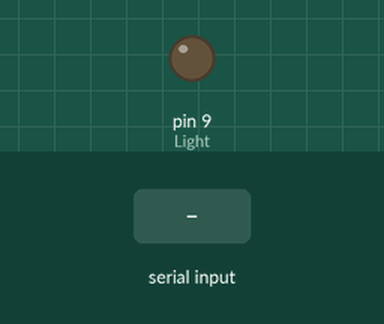
This sketch was run on a simulated Arduino Uno, built with avr-gcc and run on an emulated ATmega328P. On the bench: output pins drawn as LEDs (lit = HIGH). Dashed ring = blinking. The inputs (shaded band) are chosen by the test bench.

Above: at 1.2 s.
1.3 s: "two\n" received over Serial
At 1.55 s:
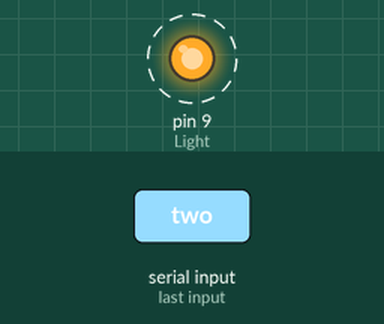
Timing chart, 0 to 4.3 s (numbered marks = the images above; inputs shaded):
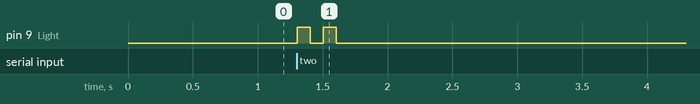

Measured:
- after the input at 1.3 s, pin 9 (Light): alternates HIGH for 0.10 s and LOW for 0.10 s, 4 changes in all, then stays LOW, starting at once

The sketch:

BlinkingLights.ino
```cpp
const int Light = 9;

void setup() {
  Serial.begin(9600);
  pinMode(Light, OUTPUT);
}

void loop() {
  if (Serial.available() > 0) {
    String input = Serial.readStringUntil('\n');
    input.trim();

    int number = wordToNumber(input);

    if (number > 0) {
      for (int i = 0; i < number; i++) {
        digitalWrite(Light, HIGH);
        delay(100);
        digitalWrite(Light, LOW);
        delay(100);
      }
    } else {
      digitalWrite(Light, LOW);
    }
  }
}

int wordToNumber(String word) {
  word.toLowerCase();

  if (word == "one") return 1;
  if (word == "two") return 2;
  if (word == "three") return 3;
  if (word == "four") return 4;
  if (word == "five") return 5;
  if (word == "six") return 6;
  if (word == "seven") return 7;
  if (word == "eight") return 8;
  if (word == "nine") return 9;

  return 0;
}
```
